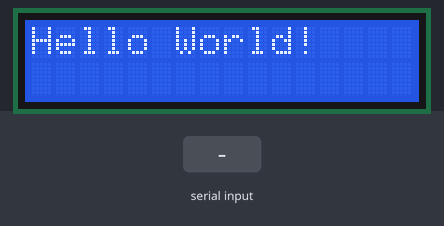
This sketch was run on a simulated Arduino Uno, built with avr-gcc and run on an emulated ATmega328P. On the bench: 16×2 character LCD. The inputs (shaded band) are chosen by the test bench.

Above: at 1.2 s.
1.3 s: "1\n" received over Serial
At 2.4 s:
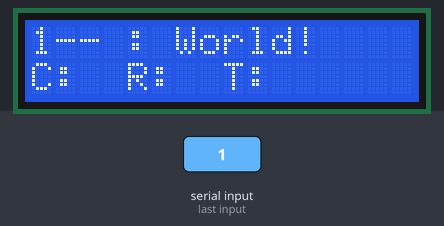
2.8 s: "0\n" received over Serial
At 3.5 s:
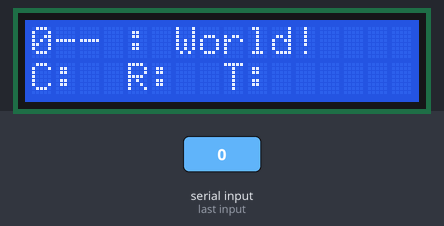
4.3 s: "2\n" received over Serial
At 4.6 s:
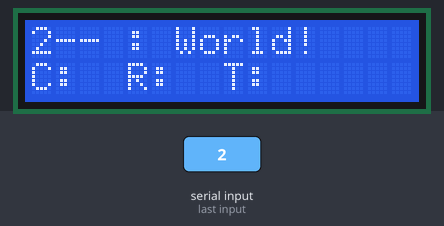
Timing chart, 0 to 7.3 s (numbered marks = the images above; inputs shaded):
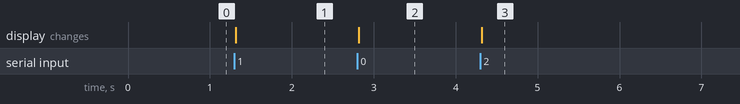

Measured:
- after the input at 1.3 s, the display: changes at once (image 1)
- after the input at 2.8 s, the display: changes at once (image 2)
- after the input at 4.3 s, the display: changes at once (image 3)

The sketch:

lcd_i2c_v2.ino
```cpp
#include <Wire.h>
#include <LCD.h>
#include <LiquidCrystal_I2C.h>

LiquidCrystal_I2C lcd(0x27, 2, 1, 0, 4, 5, 6, 7);
String getDate(String data)
{
    String year = data.substring(0, 4);
    String month = data.substring(4, 6);
    String day = data.substring(6, 8);
    String hour = data.substring(8, 10);
    String minute = data.substring(10, 12);
    return year + "-" + month + "-" + day + " " + hour + ":" + minute;
}
String getCpuUsage(String data)
{
    String cpu_usage = data.substring(12, 14);
    return cpu_usage;
}
String getRamUsage(String data)
{
    String ram_usage = data.substring(14, 16);
    return ram_usage;
}
String getCpuTemp(String data)
{
    String cpu_temp = data.substring(16, 18);
    return cpu_temp;
}
void setup()
{
    Serial.begin(9600);
    lcd.setBacklightPin(3, POSITIVE);
    lcd.setBacklight(HIGH);
    lcd.begin(16, 2);
    lcd.clear();
    lcd.print("Hello World!");
}

void loop()
{
    while (Serial.available() > 0)
    {
        String data = Serial.readStringUntil('\n');
        String date = getDate(data);
        String cpu_usage = getCpuUsage(data);
        String ram_usage = getRamUsage(data);
        String cpu_temp = getCpuTemp(data);
        lcd.setCursor(0, 0);
        lcd.print(date);
        lcd.setCursor(0, 1);
        lcd.print("C:" + cpu_usage + "  R:" + ram_usage + "  T:" + cpu_temp);
    }
}
```
